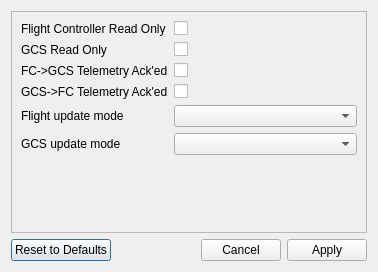
<?xml version="1.0" encoding="UTF-8"?>
<ui version="4.0">
 <class>MetadataDialog</class>
 <widget class="QDialog" name="MetadataDialog">
  <property name="geometry">
   <rect>
    <x>0</x>
    <y>0</y>
    <width>378</width>
    <height>272</height>
   </rect>
  </property>
  <property name="windowTitle">
   <string>Dialog</string>
  </property>
  <layout class="QGridLayout" name="gridLayout">
   <item row="0" column="0" colspan="4">
    <widget class="QFrame" name="frame">
     <property name="frameShape">
      <enum>QFrame::StyledPanel</enum>
     </property>
     <property name="frameShadow">
      <enum>QFrame::Raised</enum>
     </property>
     <layout class="QFormLayout" name="formLayout">
      <item row="0" column="0">
       <widget class="QLabel" name="label">
        <property name="text">
         <string>Flight Controller Read Only</string>
        </property>
       </widget>
      </item>
      <item row="0" column="1">
       <widget class="QCheckBox" name="cbFlightReadOnly">
        <property name="toolTip">
         <string>When this is checked, the flight controller can only read the UAVO, it cannot write to it.</string>
        </property>
        <property name="text">
         <string/>
        </property>
       </widget>
      </item>
      <item row="1" column="0">
       <widget class="QLabel" name="label_2">
        <property name="text">
         <string>GCS Read Only</string>
        </property>
       </widget>
      </item>
      <item row="1" column="1">
       <widget class="QCheckBox" name="cbGCSReadOnly">
        <property name="toolTip">
         <string>When this is checked, the GCS can only read the UAVO, it cannot write to it.</string>
        </property>
        <property name="text">
         <string/>
        </property>
       </widget>
      </item>
      <item row="2" column="0">
       <widget class="QLabel" name="label_3">
        <property name="text">
         <string>FC-&gt;GCS Telemetry Ack'ed</string>
        </property>
       </widget>
      </item>
      <item row="2" column="1">
       <widget class="QCheckBox" name="cbFlightAcked">
        <property name="toolTip">
         <string>When this is checked, when the flight controller sends the UAVO via telemetry, it requires an acknowledgment response.</string>
        </property>
        <property name="text">
         <string/>
        </property>
       </widget>
      </item>
      <item row="3" column="0">
       <widget class="QLabel" name="label_4">
        <property name="text">
         <string>GCS-&gt;FC Telemetry Ack'ed</string>
        </property>
       </widget>
      </item>
      <item row="3" column="1">
       <widget class="QCheckBox" name="cbGCSAcked">
        <property name="toolTip">
         <string>When this is checked, when the GCS sends the UAVO via telemetry, it requires an acknowledgment response.</string>
        </property>
        <property name="text">
         <string/>
        </property>
       </widget>
      </item>
      <item row="4" column="0">
       <widget class="QLabel" name="label_5">
        <property name="text">
         <string>Flight update mode</string>
        </property>
       </widget>
      </item>
      <item row="4" column="1">
       <widget class="QComboBox" name="cmbFlightTelemetryMode">
        <property name="toolTip">
         <string>&lt;!DOCTYPE HTML PUBLIC &quot;-//W3C//DTD HTML 4.0//EN&quot; &quot;http://www.w3.org/TR/REC-html40/strict.dtd&quot;&gt;
&lt;html&gt;&lt;head&gt;&lt;meta name=&quot;qrichtext&quot; content=&quot;1&quot; /&gt;&lt;style type=&quot;text/css&quot;&gt;
p, li { white-space: pre-wrap; }
&lt;/style&gt;&lt;/head&gt;&lt;body style=&quot; font-family:'Lucida Grande'; font-size:13pt; font-weight:400; font-style:normal;&quot;&gt;
&lt;p style=&quot; margin-top:0px; margin-bottom:0px; margin-left:0px; margin-right:0px; -qt-block-indent:0; text-indent:0px;&quot;&gt;This sets the flight controller to GCS telemetry mode.&lt;/p&gt;
&lt;p style=&quot;-qt-paragraph-type:empty; margin-top:0px; margin-bottom:0px; margin-left:0px; margin-right:0px; -qt-block-indent:0; text-indent:0px;&quot;&gt;&lt;/p&gt;
&lt;p style=&quot; margin-top:0px; margin-bottom:0px; margin-left:0px; margin-right:0px; -qt-block-indent:0; text-indent:0px;&quot;&gt;&lt;span style=&quot; font-weight:600;&quot;&gt;Manual&lt;/span&gt;: The UAVO is transmitted only upon request from the GCS&lt;/p&gt;
&lt;p style=&quot; margin-top:0px; margin-bottom:0px; margin-left:0px; margin-right:0px; -qt-block-indent:0; text-indent:0px;&quot;&gt;&lt;span style=&quot; font-weight:600;&quot;&gt;On Change&lt;/span&gt;: The UAVO is transmitted whenever the UAVO changes&lt;/p&gt;
&lt;p style=&quot; margin-top:0px; margin-bottom:0px; margin-left:0px; margin-right:0px; -qt-block-indent:0; text-indent:0px;&quot;&gt;&lt;span style=&quot; font-weight:600;&quot;&gt;Periodic&lt;/span&gt;: The UAVO is transmitted at the defined periodic rate&lt;span style=&quot; font-style:italic;&quot;&gt;.&lt;/span&gt;&lt;/p&gt;
&lt;p style=&quot; margin-top:0px; margin-bottom:0px; margin-left:0px; margin-right:0px; -qt-block-indent:0; text-indent:0px;&quot;&gt;&lt;span style=&quot; font-weight:600;&quot;&gt;Throttled&lt;/span&gt;: The UAVO is transmitted whenever the UAVO changes, but the transmissions can never occur more quickly than the defined periodic rate&lt;span style=&quot; font-style:italic;&quot;&gt;.&lt;/span&gt;&lt;/p&gt;&lt;/body&gt;&lt;/html&gt;</string>
        </property>
       </widget>
      </item>
      <item row="5" column="0">
       <widget class="QLabel" name="cbFlightTelemetryMode">
        <property name="text">
         <string>GCS update mode</string>
        </property>
       </widget>
      </item>
      <item row="5" column="1">
       <widget class="QComboBox" name="cmbGCSTelemetryMode">
        <property name="toolTip">
         <string>&lt;!DOCTYPE HTML PUBLIC &quot;-//W3C//DTD HTML 4.0//EN&quot; &quot;http://www.w3.org/TR/REC-html40/strict.dtd&quot;&gt;
&lt;html&gt;&lt;head&gt;&lt;meta name=&quot;qrichtext&quot; content=&quot;1&quot; /&gt;&lt;style type=&quot;text/css&quot;&gt;
p, li { white-space: pre-wrap; }
&lt;/style&gt;&lt;/head&gt;&lt;body style=&quot; font-family:'Lucida Grande'; font-size:13pt; font-weight:400; font-style:normal;&quot;&gt;
&lt;p style=&quot; margin-top:0px; margin-bottom:0px; margin-left:0px; margin-right:0px; -qt-block-indent:0; text-indent:0px;&quot;&gt;This sets the GCS to flight controller telemetry mode.&lt;/p&gt;
&lt;p style=&quot;-qt-paragraph-type:empty; margin-top:0px; margin-bottom:0px; margin-left:0px; margin-right:0px; -qt-block-indent:0; text-indent:0px;&quot;&gt;&lt;/p&gt;
&lt;p style=&quot; margin-top:0px; margin-bottom:0px; margin-left:0px; margin-right:0px; -qt-block-indent:0; text-indent:0px;&quot;&gt;&lt;span style=&quot; font-weight:600;&quot;&gt;Manual&lt;/span&gt;: The UAVO is transmitted only upon request from the GCS&lt;/p&gt;
&lt;p style=&quot; margin-top:0px; margin-bottom:0px; margin-left:0px; margin-right:0px; -qt-block-indent:0; text-indent:0px;&quot;&gt;&lt;span style=&quot; font-weight:600;&quot;&gt;On Change&lt;/span&gt;: The UAVO is transmitted whenever the UAVO changes&lt;/p&gt;
&lt;p style=&quot; margin-top:0px; margin-bottom:0px; margin-left:0px; margin-right:0px; -qt-block-indent:0; text-indent:0px;&quot;&gt;&lt;span style=&quot; font-weight:600;&quot;&gt;Periodic&lt;/span&gt;: The UAVO is transmitted at the defined periodic rate&lt;span style=&quot; font-style:italic;&quot;&gt;.&lt;/span&gt;&lt;/p&gt;
&lt;p style=&quot; margin-top:0px; margin-bottom:0px; margin-left:0px; margin-right:0px; -qt-block-indent:0; text-indent:0px;&quot;&gt;&lt;span style=&quot; font-weight:600;&quot;&gt;Throttled&lt;/span&gt;: The UAVO is transmitted whenever the UAVO changes, but the transmissions can never occur more quickly than the defined periodic rate&lt;span style=&quot; font-style:italic;&quot;&gt;.&lt;/span&gt;&lt;/p&gt;&lt;/body&gt;&lt;/html&gt;</string>
        </property>
       </widget>
      </item>
     </layout>
    </widget>
   </item>
   <item row="1" column="0">
    <widget class="QPushButton" name="bnResetToDefaults">
     <property name="toolTip">
      <string>&lt;!DOCTYPE HTML PUBLIC &quot;-//W3C//DTD HTML 4.0//EN&quot; &quot;http://www.w3.org/TR/REC-html40/strict.dtd&quot;&gt;
&lt;html&gt;&lt;head&gt;&lt;meta name=&quot;qrichtext&quot; content=&quot;1&quot; /&gt;&lt;style type=&quot;text/css&quot;&gt;
p, li { white-space: pre-wrap; }
&lt;/style&gt;&lt;/head&gt;&lt;body style=&quot; font-family:'Lucida Grande'; font-size:13pt; font-weight:400; font-style:normal;&quot;&gt;
&lt;p style=&quot; margin-top:0px; margin-bottom:0px; margin-left:0px; margin-right:0px; -qt-block-indent:0; text-indent:0px;&quot;&gt;Restore default metadata settings. &lt;span style=&quot; font-weight:600;&quot;&gt;NOTE&lt;/span&gt;: Does not reset periodic update rate.&lt;/p&gt;&lt;/body&gt;&lt;/html&gt;</string>
     </property>
     <property name="text">
      <string>Reset to Defaults</string>
     </property>
    </widget>
   </item>
   <item row="1" column="1">
    <spacer name="horizontalSpacer">
     <property name="orientation">
      <enum>Qt::Horizontal</enum>
     </property>
     <property name="sizeHint" stdset="0">
      <size>
       <width>36</width>
       <height>20</height>
      </size>
     </property>
    </spacer>
   </item>
   <item row="1" column="2">
    <widget class="QPushButton" name="bnCancel">
     <property name="toolTip">
      <string>Cancel and make no changes.</string>
     </property>
     <property name="text">
      <string>Cancel</string>
     </property>
    </widget>
   </item>
   <item row="1" column="3">
    <widget class="QPushButton" name="bnApply">
     <property name="toolTip">
      <string>&lt;!DOCTYPE HTML PUBLIC &quot;-//W3C//DTD HTML 4.0//EN&quot; &quot;http://www.w3.org/TR/REC-html40/strict.dtd&quot;&gt;
&lt;html&gt;&lt;head&gt;&lt;meta name=&quot;qrichtext&quot; content=&quot;1&quot; /&gt;&lt;style type=&quot;text/css&quot;&gt;
p, li { white-space: pre-wrap; }
&lt;/style&gt;&lt;/head&gt;&lt;body style=&quot; font-family:'Lucida Grande'; font-size:13pt; font-weight:400; font-style:normal;&quot;&gt;
&lt;p style=&quot; margin-top:0px; margin-bottom:0px; margin-left:0px; margin-right:0px; -qt-block-indent:0; text-indent:0px;&quot;&gt;Apply new metadata settings. &lt;span style=&quot; font-weight:600;&quot;&gt;NOTE&lt;/span&gt;: Does not affect periodic update rate.&lt;/p&gt;&lt;/body&gt;&lt;/html&gt;</string>
     </property>
     <property name="text">
      <string>Apply</string>
     </property>
    </widget>
   </item>
  </layout>
 </widget>
 <resources/>
 <connections/>
</ui>
